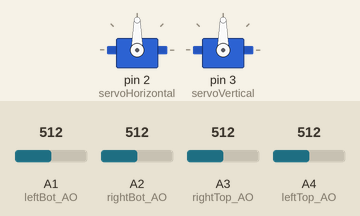
Recording of a sketch running on a simulated Arduino Uno, built with avr-gcc and run on an emulated ATmega328P. Parts: 2 × servo. The inputs (shaded band) are chosen by the test bench; at power-on: A1 (leftBot_AO) = 512, A2 (rightBot_AO) = 512, A3 (rightTop_AO) = 512, A4 (leftTop_AO) = 512. What the sketch prints to the serial monitor is not drawn.

Above: at 2.2 s.
2.3 s: A1 (leftBot_AO) set to 212
5.3 s: A1 (leftBot_AO) set to 192
8.3 s: A2 (rightBot_AO) set to 501
At 8.81 s:
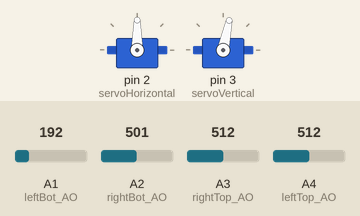
11.3 s: A3 (rightTop_AO) set to 306
At 11.46 s:
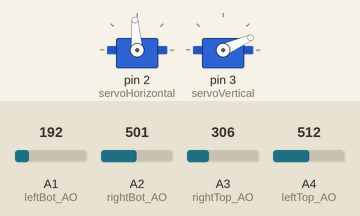
14.3 s: A2 (rightBot_AO) set to 190
At 16.4 s:
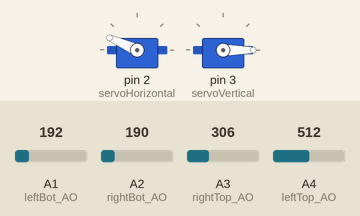
17.3 s: A4 (leftTop_AO) set to 206
20.3 s: A4 (leftTop_AO) set to 179
At 22.7 s:
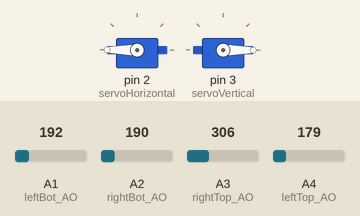
Timing chart, 0 to 24.2 s (numbered marks = the images above; inputs shaded):
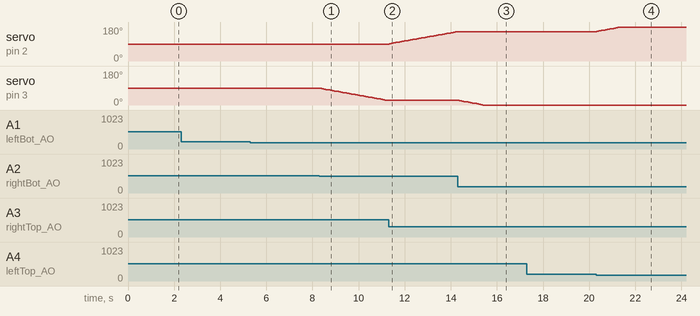

Measured:
- the behaviour switches between 512 and 511 on A2 (rightBot_AO) (found by bisection; images 0 and 1)
- the behaviour switches between 192 and 191 on A4 (leftTop_AO) (found by bisection; images 3 and 4)
- after the input at 2.3 s, every drawn part: stays the same
- after the input at 5.3 s, every drawn part: stays the same
- after the input at 8.3 s, servo on pin 3 (servoVertical): moves from 90° to 24° over 2.9 s, starting at once
- after the input at 11.3 s, servo on pin 2 (servoHorizontal): moves from 90° to 156° over 3.0 s, starting at once; servo on pin 3 (servoVertical): stays 24° (without the input it goes to 22° after 0.03 s)
- after the input at 14.3 s, servo on pin 2 (servoHorizontal): stays 156° (without the input it goes to 158° after 0.08 s); servo on pin 3 (servoVertical): moves from 24° to 0° over 1.0 s, starting after 0.08 s
- after the input at 17.3 s, every drawn part: stays the same
- after the input at 20.3 s, servo on pin 2 (servoHorizontal): moves from 156° to 180° over 1.0 s, starting at once

The sketch:

T_m_Pin_n_ng_l__ng_m_t_tr_i.ino
```cpp
#include <Servo.h>

const int leftTop_AO = A4;
const int rightTop_AO = A3;
const int leftBot_AO = A1;
const int rightBot_AO = A2;

const int servoHorizontal = 2;
const int servoVertical = 3;

Servo servoH;
Servo servoV;

int angleH = 90;
int angleV = 90;
int delayTime = 50;
int lightThreshold = 200;
int stepAngle = 2;

void setup() {
  Serial.begin(9600);

  servoH.attach(servoHorizontal);
  servoV.attach(servoVertical);

  servoH.write(angleH);
  servoV.write(angleV);

  Serial.println("=== Solar Tracker 2-Axis - Analog Mode ===");
  Serial.println("4 cảm biến: LeftTop, RightTop, LeftBot, RightBot");
  Serial.println("Giá trị analog: 0-1023 (càng sáng càng cao)");
  delay(1000);
}

void loop() {
  int A1 = analogRead(leftBot_AO);
  int A2 = analogRead(rightBot_AO);
  int A3 = analogRead(rightTop_AO);
  int A4 = analogRead(leftTop_AO);

  Serial.print("A1:"); Serial.print(A1);
  Serial.print(" A2:"); Serial.print(A2);
  Serial.print(" A3:"); Serial.print(A3);
  Serial.print(" A4:"); Serial.print(A4);
  Serial.print(" | H:"); Serial.print(angleH);
  Serial.print("° V:"); Serial.print(angleV);
  Serial.println("°");

  if (A1 > lightThreshold && A2 > lightThreshold && A3 > lightThreshold && A4 > lightThreshold) {
    Serial.println("  -> Tất cả > 200, ĐỨNG YÊN");
    delay(delayTime);
    return;
  }

  if (A1 > A3 && A1 > A4 && A2 > A3 && A2 > A4) {
    angleV = constrain(angleV + stepAngle, 0, 180);
    servoV.write(angleV);
    Serial.println("  -> A1,A2 sáng nhất -> Servo dọc ++");
  } else if (A3 > A1 && A3 > A2 && A4 > A1 && A4 > A2) {
    angleV = constrain(angleV - stepAngle, 0, 180);
    servoV.write(angleV);
    Serial.println("  -> A3,A4 sáng nhất -> Servo dọc --");
  } else if (A1 > A2 && A1 > A4 && A3 > A2 && A3 > A4) {
    angleH = constrain(angleH + stepAngle, 0, 180);
    servoH.write(angleH);
    Serial.println("  -> A1,A3 sáng nhất -> Servo ngang ++");
  } else if (A4 > A1 && A4 > A3 && A2 > A1 && A2 > A3) {
    angleH = constrain(angleH + stepAngle, 0, 180);
    servoH.write(angleH);
    Serial.println("  -> A4,A2 sáng nhất -> Servo ngang ++");
  }

  delay(delayTime);
}
```
